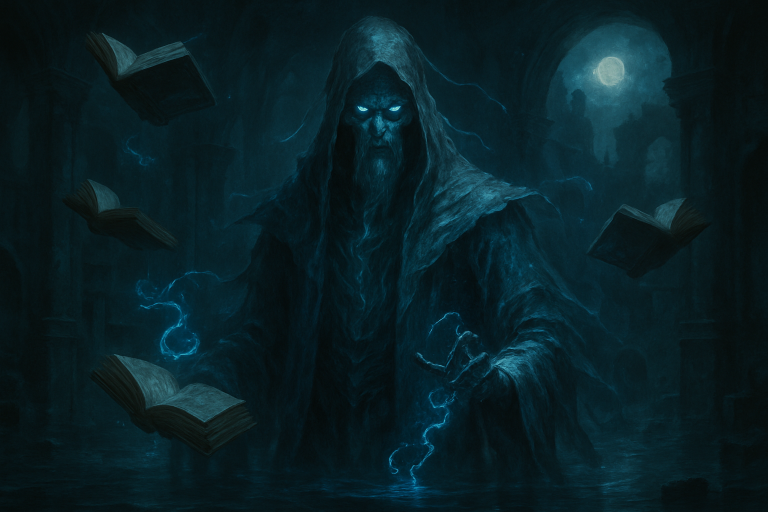
#> input picture assets/dungeon_scenes/boss_aquarius_ghost.png, 1536 x 1024 px (shown at 1/2 size); its folder holds only this picture in this run
$ python -i vote_image.py   (imports and definitions only)
#> lines starting #> are read from the running program, lines starting #| are printed output that depends on the picture
"""Renders a finished (or in-progress) weekly-contest vote as ONE tall picture -- the same
three-column board the Mini App shows, drawn with Pillow so it can be saved and reposted
outside Telegram.

Deliberately the page's grid and not a prettier layout of its own: the point is that the
admin who has been looking at vote_web.PAGE_HTML all week recognises the export as the same
thing. Same colours, same three columns, same square thumbnail with the author underneath.
Two differences, both from the medium:

- No "выбрать" button on a card. Nothing in a picture is tappable, and a button drawn into
  one is just a lie about what it does.
- The photo is FITTED into its square (letterboxed) by default, not cropped to fill it. On
  the page a cropped thumbnail is a link to the full picture one tap away; here there is no
  tap, so an automatic crop would be the only thing anybody ever sees of that work. An
  administrator can still frame any card by hand on the cropping page
  (vote_web.BOARD_HTML) -- what they draw arrives here as voting.Poll.crops, and a card
  nobody framed stays fitted.

Everything here is pure: it takes standings and a directory of photos and writes a file.
Who is admitted, how the votes were counted and where the file then goes are voting.py's
and bot_listener.py's business respectively.
"""

import math
import os
import unicodedata
from functools import lru_cache
from pathlib import Path

from PIL import Image, ImageDraw, ImageFont, ImageOps

import voting

# ------------------------------------------------------------------------------ the look
#
# Straight out of vote_web.PAGE_HTML's :root, so the export and the page are the same
# board. The page's colours are Telegram-theme variables with these as their fallbacks --
# a picture has no theme to follow, so the fallbacks (the dark scheme everyone actually
# sees in Telegram) are what it draws.
BG = "#17212b"
CARD = "#232e3c"
FG = "#f5f5f5"
MUTED = "#8a9aa9"
ACCENT = "#3390ec"
ACCENT_FG = "#ffffff"
# The letterbox behind a fitted photo -- a touch darker than the card, so a portrait shot
# reads as a picture on a card rather than as a card of an odd shape.
THUMB_BG = "#1a2532"

# How many works to a row by default. Every layout figure below is per-CARD rather than
# per-image, so asking for another column widens the picture instead of shrinking the
# works in it: at 4 across each one is still drawn at exactly the same size, which is the
# whole reason to want the wider board (more of the week on one screenful, none of it
# smaller). MIN/MAX only bound what a request may ask for -- two columns is barely a grid
# and past six the picture is wider than anything renders it.
COLUMNS = 3
MIN_COLUMNS = 2
MAX_COLUMNS = 6
CARD_WIDTH = 360
# Square, exactly like the page's `.thumb { aspect-ratio: 1 }`: it is what keeps rows
# aligned when the works themselves are a mix of portrait and landscape.
THUMB_HEIGHT = CARD_WIDTH
# Fixed, and the same for a card whose author has no @username as for one who has: the row
# below would otherwise sit at a different height per card and the grid would go ragged.
CAPTION_HEIGHT = 92
CARD_HEIGHT = THUMB_HEIGHT + CAPTION_HEIGHT
GAP = 24
MARGIN = 36
CARD_RADIUS = 16
TEXT_PADDING = 14

def clamp_columns(columns) -> int:
    """Whatever a caller asked for, reduced to a column count this can actually draw.
    Takes the request from an HTTP body and a chat command alike, so the bounds live in
    one place rather than at each door."""
    try:
        return max(MIN_COLUMNS, min(MAX_COLUMNS, int(columns)))
    except (TypeError, ValueError):
        return COLUMNS


def width_for(columns: int = COLUMNS) -> int:
    columns = clamp_columns(columns)
#> in _load_photo, opened is the input picture: PIL image 1536x1024 RGB; mean R, G, B 8.3, 31.5, 37.3
    return columns * CARD_WIDTH + (columns - 1) * GAP + 2 * MARGIN


# The default board's width, kept as a constant because most of the code (and every test
# that isn't about column counts) only ever means this one.
WIDTH = width_for(COLUMNS)

TITLE_SIZE = 42
SUBTITLE_SIZE = 26
NAME_SIZE = 25
TAG_SIZE = 22
BADGE_SIZE = 23

# JPEG cannot address a side past this, and a board of a few hundred works would get
# there. PNG has no such ceiling, so an absurdly long export silently becomes one rather
# than failing on save.
_JPEG_MAX_SIDE = 65500

# Fonts Pillow must be handed explicitly -- it ships no Cyrillic-capable one of its own,
# and half the text here is Russian. Tried in order; the first that exists wins. Set
# VOTE_IMAGE_FONT (and optionally VOTE_IMAGE_FONT_BOLD) to override on a host whose fonts
# live somewhere else. The Docker image installs fonts-dejavu-core for this.
_FONT_CANDIDATES = [
    "/usr/share/fonts/truetype/dejavu/DejaVuSans.ttf",
    "/usr/share/fonts/truetype/liberation/LiberationSans-Regular.ttf",
    "/usr/share/fonts/truetype/noto/NotoSans-Regular.ttf",
    "C:/Windows/Fonts/segoeui.ttf",
    "C:/Windows/Fonts/arial.ttf",
    "/System/Library/Fonts/Supplemental/Arial.ttf",
]
_BOLD_CANDIDATES = [
    "/usr/share/fonts/truetype/dejavu/DejaVuSans-Bold.ttf",
    "/usr/share/fonts/truetype/liberation/LiberationSans-Bold.ttf",
    "/usr/share/fonts/truetype/noto/NotoSans-Bold.ttf",
    "C:/Windows/Fonts/segoeuib.ttf",
    "C:/Windows/Fonts/arialbd.ttf",
    "/System/Library/Fonts/Supplemental/Arial Bold.ttf",
]


# [30 lines left out: functions _font_path, _font, not called in this run]


# Permanently unassigned in Unicode, so no font anywhere maps it: whatever the current
# face draws for THIS is what it draws for every character it doesn't have -- the .notdef
# box. Comparing against it is how a missing glyph is recognised without parsing the font.
_UNRENDERABLE_PROBE = "͸"


# [71 lines left out: functions _notdef_bitmap, _renders, legible, _text_size, _ellipsize, not called in this run]


def default_crop(width: int, height: int) -> dict:
    """The framing an entry gets when nobody has touched it: the smallest square that
    contains the WHOLE photo, centred -- i.e. fitted and letterboxed, which is what this
    export did before cropping existed. Shared with the cropping page (it computes the
    same square in JavaScript for a card it is showing for the first time), so "не тронуто"
    means the same thing in both places."""
    size = float(max(width, height))
    return {"x": (width - size) / 2, "y": (height - size) / 2, "size": size}


def _crop_to_square(image: Image.Image, crop: dict | None) -> Image.Image:
    """Draws `image` into the thumbnail square through `crop` -- a square in the image's
    OWN pixel coordinates, which may hang off its edges. Whatever the square covers of the
    photo is scaled to fill the thumbnail; whatever it covers of nothing becomes letterbox.

    Only the part of the photo actually inside the square is ever resized, so a deep zoom
    costs no more memory than a wide one: the region shrinks exactly as fast as the scale
    factor grows, and the result is a THUMB-sized tile either way.
    """
    if crop is None:
        crop = default_crop(image.width, image.height)
#> crop = {'x': 0, 'y': -256, 'size': 1536}
    x, y, size = float(crop["x"]), float(crop["y"]), float(crop["size"])
#> x = 0; y = -256; size = 1536
    scale = THUMB_HEIGHT / size
#> scale = 0.234

    square = Image.new("RGB", (CARD_WIDTH, THUMB_HEIGHT), THUMB_BG)
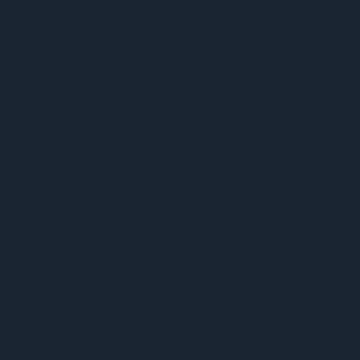
#> square: PIL image 360x360 RGB; mean R, G, B 26, 37, 50
    left, top = max(0, math.floor(x)), max(0, math.floor(y))
#> left = 0; top = 0
    right = min(image.width, math.ceil(x + size))
#> right = 1536
    bottom = min(image.height, math.ceil(y + size))
#> bottom = 1024
    if right <= left or bottom <= top:
        return square  # framed entirely off the photo: all letterbox, nothing to draw

    region = image.crop((left, top, right, bottom))
    target = (max(1, round(region.width * scale)), max(1, round(region.height * scale)))
#> target = (360, 240)
    square.paste(
        region.resize(target, Image.LANCZOS),
        (round((left - x) * scale), round((top - y) * scale)),
    )
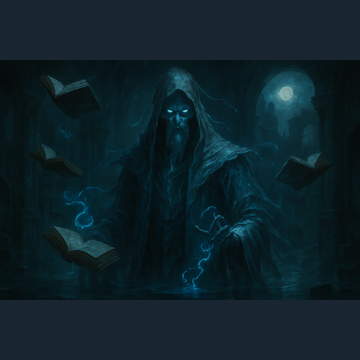
#> square: PIL image 360x360 RGB; mean R, G, B 14.2, 33.4, 41.6
    return square


def _load_photo(path: Path, crop: dict | None = None) -> Image.Image | None:
    """The work as it should appear in its cell, already the size of the thumbnail square.
    None if the file is missing or unreadable -- one lost photo leaves an empty card, it
    does not lose the board."""
    try:
        with Image.open(path) as opened:
            # Phone photos carry their rotation in EXIF rather than in the pixels; without
            # this a portrait shot lands on its side. Applied before the crop is read,
            # because the browser applies it too -- the square the editor drew is in
            # rotated coordinates, so this is what makes the two agree.
            rotated = ImageOps.exif_transpose(opened) or opened
            return _crop_to_square(rotated.convert("RGB"), crop)
    except (OSError, ValueError, KeyError, TypeError, Image.DecompressionBombError):
        return None


# [178 lines left out: functions _who_lines, _draw_card, _rounded_mask, image_size, render_standings_image, render_poll_image, not called in this run]

>>> result = _load_photo('assets/dungeon_scenes/boss_aquarius_ghost.png')

$ run again, on assets/dungeon_scenes/boss_ash_phoenix.png
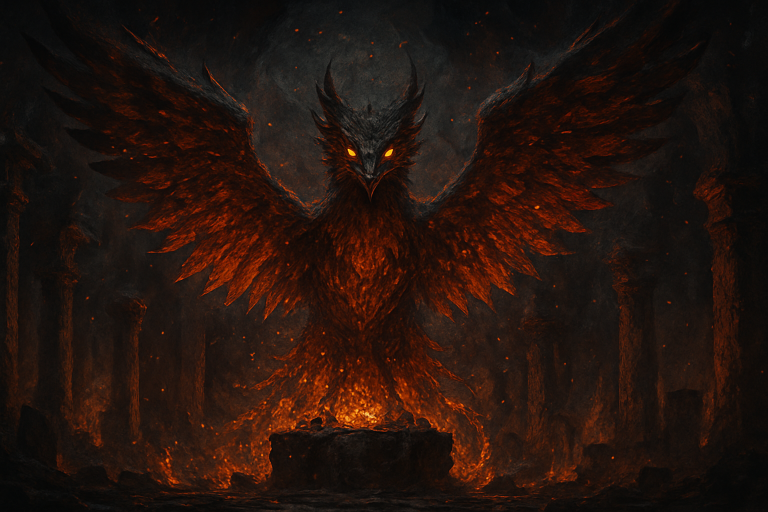
#> input picture assets/dungeon_scenes/boss_ash_phoenix.png, 1536 x 1024 px (shown at 1/2 size)
#> in _load_photo, opened is the input picture: PIL image 1536x1024 RGB; mean R, G, B 36.4, 20.2, 13.7
#> in _crop_to_square, `square.paste( region.resize(target, Image.LANCZOS), (round((left - x) ..`:
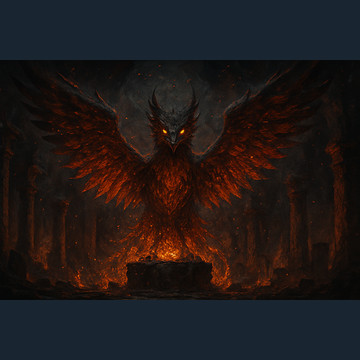
#> square: PIL image 360x360 RGB; mean R, G, B 32.9, 25.8, 25.8

$ run again, on assets/dungeon_scenes/boss_crimson_smith.png
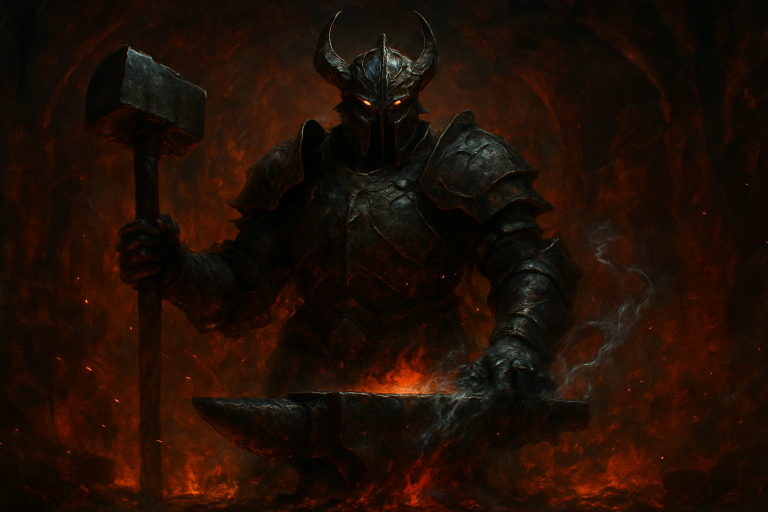
#> input picture assets/dungeon_scenes/boss_crimson_smith.png, 1536 x 1024 px (shown at 1/2 size)
#> in _load_photo, opened is the input picture: PIL image 1536x1024 RGB; mean R, G, B 31.7, 14.9, 5.3
#> in _crop_to_square, `square.paste( region.resize(target, Image.LANCZOS), (round((left - x) ..`:
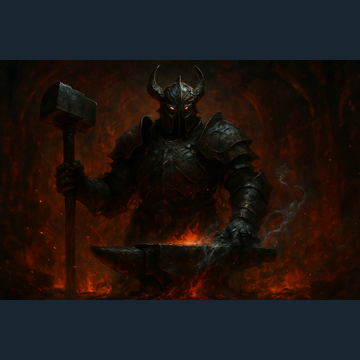
#> square: PIL image 360x360 RGB; mean R, G, B 29.8, 22.2, 20.2

$ run again, on assets/dungeon_scenes/boss_ice_dragon.png
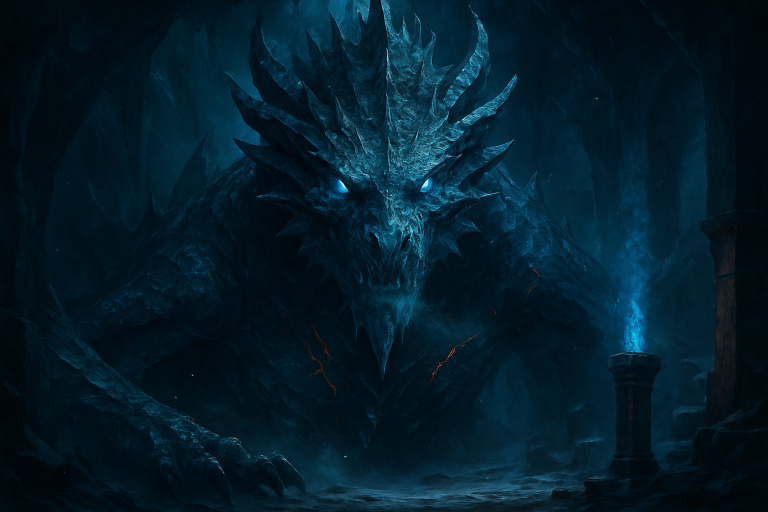
#> input picture assets/dungeon_scenes/boss_ice_dragon.png, 1536 x 1024 px (shown at 1/2 size)
#> in _load_photo, opened is the input picture: PIL image 1536x1024 RGB; mean R, G, B 2.6, 28.4, 41.5
#> in _crop_to_square, `square.paste( region.resize(target, Image.LANCZOS), (round((left - x) ..`:
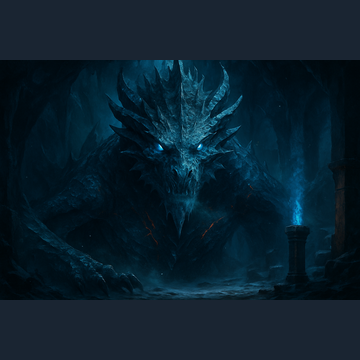
#> square: PIL image 360x360 RGB; mean R, G, B 10.3, 31.3, 44.3
